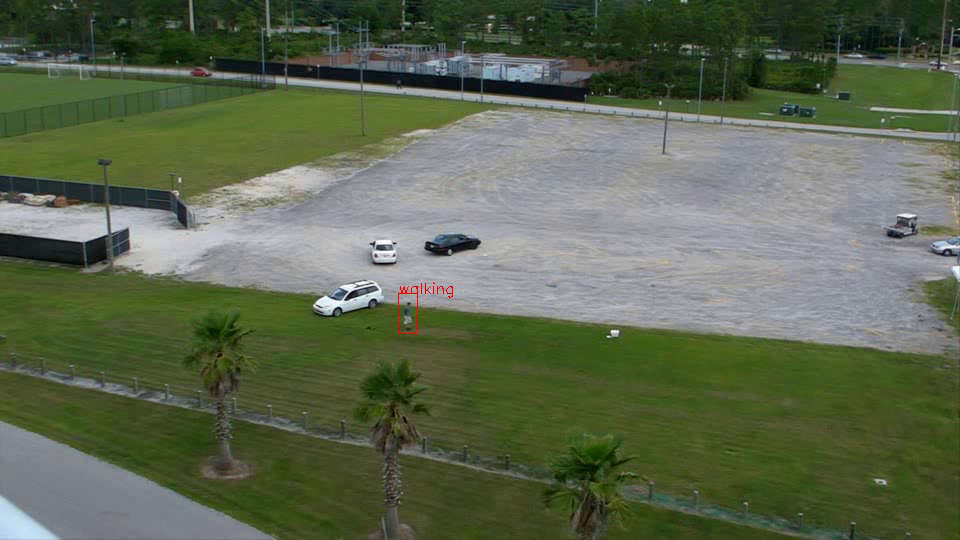
#> input picture frame 22 of mains/IR_example.avi, 960 x 540 px, given in place of person01_03_rooftop_running0.avi, which was not available
$ python pre_process_rgb_flow.py
#> lines starting #> are read from the running program, lines starting #| are printed output that depends on the picture; pictures that were not available may be replaced by others from this repository, and a replacement may not be noted
import cv2
import numpy as np


def image_resize(image, width = None, height = None, inter = cv2.INTER_LINEAR):
    # initialize the dimensions of the image to be resized and
    # grab the image size
    dim = None
    (h, w) = image.shape[:2]

    # if both the width and height are None, then return the
    # original image
    if width is None and height is None:
        return image

    # check to see if the width is None
    if width is None:
        # calculate the ratio of the height and construct the
        # dimensions
        r = height / float(h)
        dim = (int(w * r), height)

    # otherwise, the height is None
    else:
        # calculate the ratio of the width and construct the
        # dimensions
        r = width / float(w)
        dim = (width, int(h * r))

    # resize the image
    resized = cv2.resize(image, dim, interpolation = inter)

    # return the resized image
    return resized

def crop_center_image(image, rec_len):
    # crop center
    (h, w) = image.shape[:2]
    x_1 = (w - rec_len) // 2
    x_2 = (h - rec_len) // 2
    cropped = image[x_2:x_2+rec_len, x_1:x_1+rec_len]
    return cropped


# preprocessing:

video_path = '/hdd/UCF-ARG/rooftop_clips_stab_crop/running/person01_03_rooftop_running0.avi'
#video_path = '/home/ADAMGE/Downloads/test_jog.mp4'
target_fps = 25.0
n_steps = 100
resize_height = 256
crop_size = 224


clip_frames = []
clip_frames_flow = []
bit = 0
capture = cv2.VideoCapture(video_path)
fps = capture.get(cv2.CAP_PROP_FPS)

frame_gap = int(round(fps / target_fps))
frame_num = 1

ret, frame1 = capture.read()
#> frame1 is the input picture: shape (540, 960, 3); mean B, G, R 79.5, 102.8, 93.4
resized_frame1 = image_resize(frame1, height = resize_height)
prvs = cv2.cvtColor(resized_frame1,cv2.COLOR_BGR2GRAY)
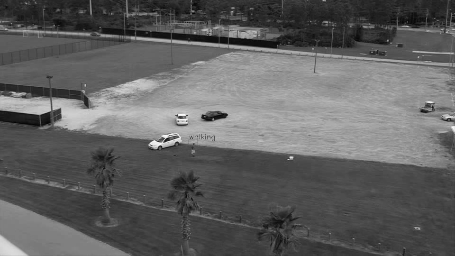
#> prvs: shape (256, 455); min 4, max 254, mean 97.2
hsv = np.zeros_like(frame1)
hsv[...,1] = 255

# extract features
while (capture.isOpened()) & (int(round(frame_num / frame_gap)) < n_steps) & (bit == 0):
    flag, frame = capture.read()
    if flag == 0:
        bit = 1
        print("******ERROR: Could not read frame in " + video_path + " frame_num: " + str(frame_num))
        break

    # [6 lines of commented-out code are left out]
    if frame_num % frame_gap == 0:
        # RGB
        image = cv2.cvtColor(frame, cv2.COLOR_BGR2RGB)
        resized_frame = image_resize(image, height = resize_height)
        res = resized_frame.astype('float32') / 128. - 1
        res = crop_center_image(res, crop_size)
#> in crop_center_image, `cropped = image[x_2:x_2+rec_len, x_1:x_1+rec_len]`:
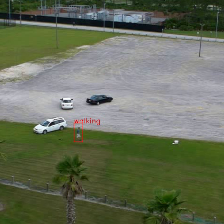
#> cropped: shape (224, 224, 3) float32; mean R, G, B -0.195, -0.136, -0.302; drawn with min black and max white
        clip_frames.append(res)

        # plotting:
        res_to_plot = cv2.cvtColor(res, cv2.COLOR_RGB2BGR)
        res_to_plot = res_to_plot + 1.0 / 2.0
        cv2.imshow("Vid", res_to_plot)
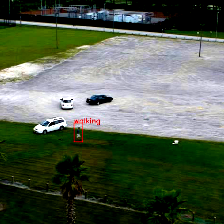
#> window 'Vid': shape (224, 224, 3); mean B, G, R 80.3, 96.3, 85.1
        key_pressed = cv2.waitKey(10)  # Escape to exit
#> (key Esc is pressed here)

        # FLOW
        image_flow = cv2.cvtColor(resized_frame, cv2.COLOR_RGB2GRAY)
        # flow = cv2.calcOpticalFlowFarneback(prvs,next, None, 0.5, 3, 15, 3, 5, 1.2, 0)
#> (the run stopped early here; a loop or call above may not have finished)

$ run again, starting later in the video
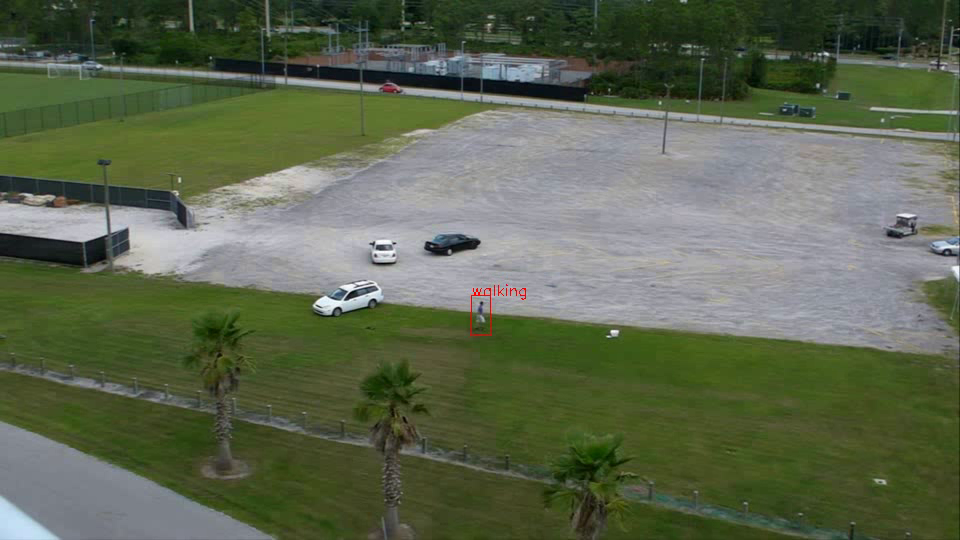
#> input picture frame 99 of mains/IR_example.avi, 960 x 540 px, given in place of person01_03_rooftop_running0.avi, which was not available
#> frame1 is the input picture: shape (540, 960, 3); mean B, G, R 79.3, 102.6, 93.3
#> in crop_center_image, `cropped = image[x_2:x_2+rec_len, x_1:x_1+rec_len]`:
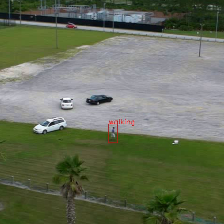
#> cropped: shape (224, 224, 3) float32; mean R, G, B -0.196, -0.137, -0.303; drawn with min black and max white
#> `cv2.imshow("Vid", res_to_plot)`:
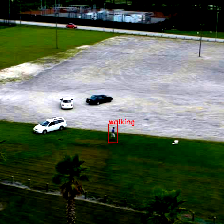
#> window 'Vid': shape (224, 224, 3); mean B, G, R 80.1, 96.1, 84.9

$ run again, starting later in the video
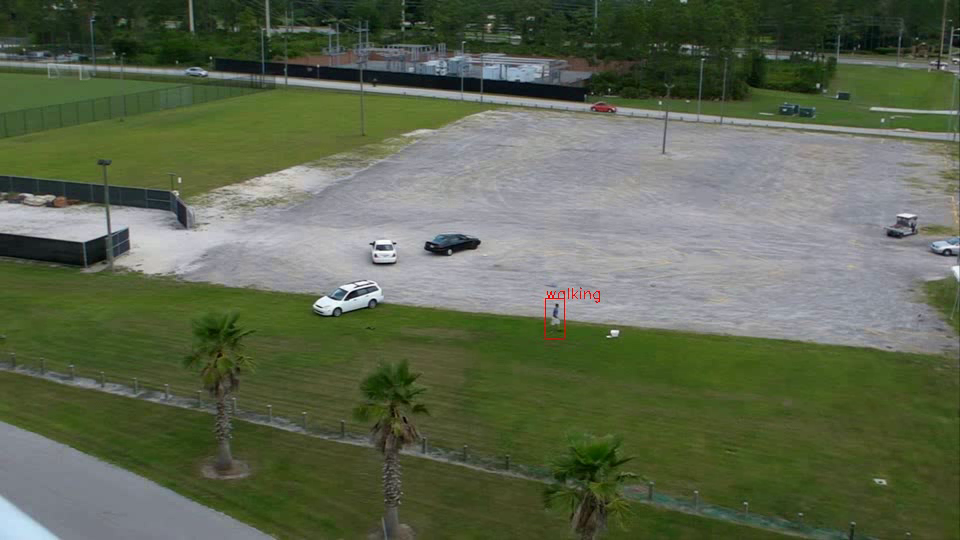
#> input picture frame 177 of mains/IR_example.avi, 960 x 540 px, given in place of person01_03_rooftop_running0.avi, which was not available
#> frame1 is the input picture: shape (540, 960, 3); mean B, G, R 79.4, 102.6, 93.3
#> in crop_center_image, `cropped = image[x_2:x_2+rec_len, x_1:x_1+rec_len]`:
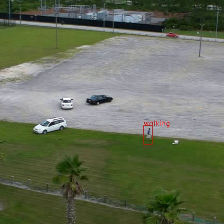
#> cropped: shape (224, 224, 3) float32; mean R, G, B -0.195, -0.138, -0.304; drawn with min black and max white
#> `cv2.imshow("Vid", res_to_plot)`:
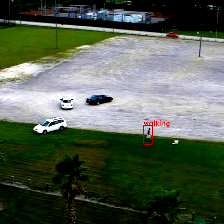
#> window 'Vid': shape (224, 224, 3); mean B, G, R 80, 96, 85
